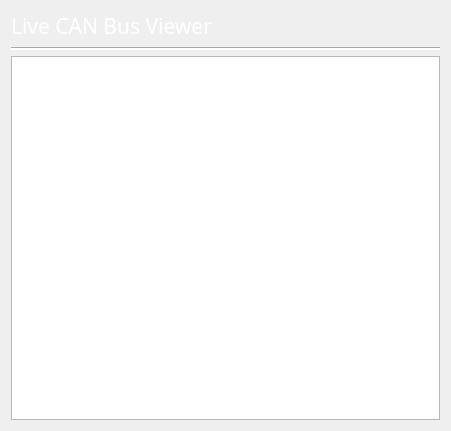
     <widget class="QWidget" name="verticalLayoutWidget">
      <property name="geometry">
       <rect>
        <x>340</x>
        <y>10</y>
        <width>451</width>
        <height>431</height>
       </rect>
      </property>
      <layout class="QVBoxLayout" name="live_CAN_B">
       <item>
        <widget class="QLabel" name="live_CAN_T">
         <property name="font">
          <font>
           <family>Bahnschrift SemiCondensed</family>
           <pointsize>16</pointsize>
           <weight>50</weight>
           <bold>false</bold>
           <underline>false</underline>
          </font>
         </property>
         <property name="styleSheet">
          <string notr="true">color: rgb(255, 255, 255);</string>
         </property>
         <property name="text">
          <string>Live CAN Bus Viewer</string>
         </property>
        </widget>
       </item>
       <item>
        <widget class="Line" name="line_T_2">
         <property name="styleSheet">
          <string notr="true">color: rgb(255, 255, 255);
background-color: rgb(255, 255, 255);</string>
         </property>
         <property name="orientation">
          <enum>Qt::Horizontal</enum>
         </property>
        </widget>
       </item>
       <item>
        <widget class="QTextEdit" name="Rmessages">
         <property name="font">
          <font>
           <family>Bahnschrift SemiCondensed</family>
           <pointsize>14</pointsize>
          </font>
         </property>
         <property name="styleSheet">
          <string notr="true">color: rgb(255, 255, 255);</string>
         </property>
         <property name="readOnly">
          <bool>true</bool>
         </property>
        </widget>
       </item>
      </layout>
     </widget>
